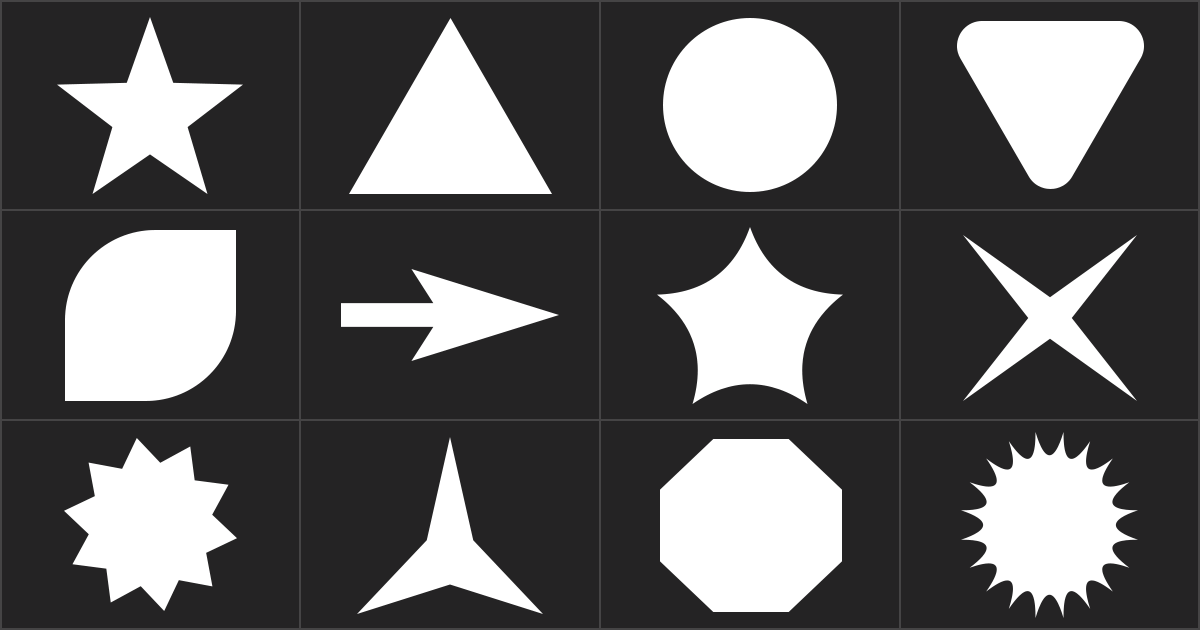
#> input picture shape.png, 1200 x 630 px
$ python contours.py
#> lines starting #> are read from the running program, lines starting #| are printed output that depends on the picture; after the words box and inside, x2 and y2 are one past the last pixel; in counts of white or black regions, pixels touching at a corner belong together
import numpy as np
import cv2

img= cv2.imread('shape.png', 1)
#> img is the input picture: shape (630, 1200, 3); mean B, G, R 94, 93.2, 94
gray= cv2.cvtColor(img, cv2.COLOR_BGR2GRAY)
gray= cv2.resize(gray,(200,200))
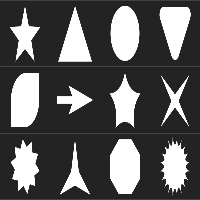
#> gray: shape (200, 200); min 35, max 255, mean 93
thresh= cv2.adaptiveThreshold(gray,255, cv2.ADAPTIVE_THRESH_GAUSSIAN_C, cv2.THRESH_BINARY, 115,1)
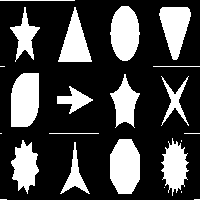
#> thresh: shape (200, 200); 27% white; 23 white regions (8 under 20 px)

cv2.imshow('Binary', thresh)

contours, hierarchy= cv2.findContours(thresh, cv2.RETR_TREE, cv2.CHAIN_APPROX_SIMPLE)
#> contours = 23 contours, 11 with area under 20; largest, box (x1, y1, x2, y2) and area: (110, 139, 140, 194) 1310, (11, 73, 39, 127) 1278, (110, 6, 140, 61) 1198, (159, 7, 191, 60) 1008, (58, 7, 92, 62) 895

img2= img.copy()
img2= cv2.resize(img2, (200,200))
index= -1
thickness= 2
colour= (255,0,255)

cv2.drawContours(img2,contours,index, colour, thickness)
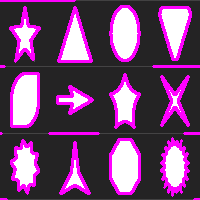
#> img2: shape (200, 200, 3); mean B, G, R 109.9, 68.7, 109.9

cv2.imshow('Contours', img2)
cv2.waitKey(0)
cv2.destroyAllWindows()
